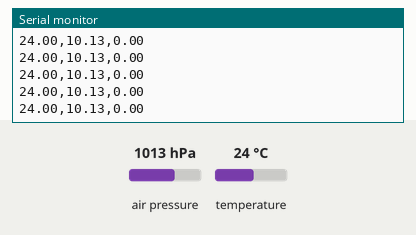
Simulated run of this sketch. Board: Arduino Uno, built with avr-gcc and run on an emulated ATmega328P. Shown: the last lines printed to the serial monitor. Inputs (shaded band) come from the test bench; at power-on: air pressure 1013 hPa, temperature 24 °C. No radio packets arrive unless stated.

Above: at 1.2 s.
1.3 s: air pressure set to 1025 hPa
At 1.47 s:
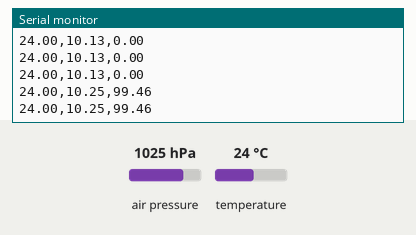
4.3 s: temperature set to 12 °C
At 4.45 s:
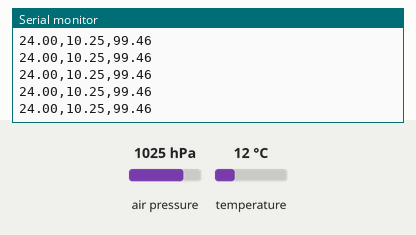
7.3 s: air pressure set to 952 hPa
At 7.42 s:
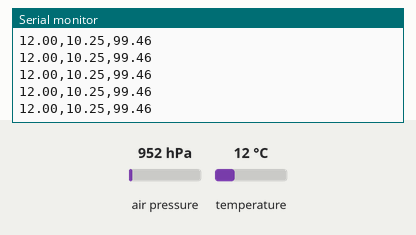
Timing chart, 0 to 10.3 s (numbered marks = the images above; inputs shaded):
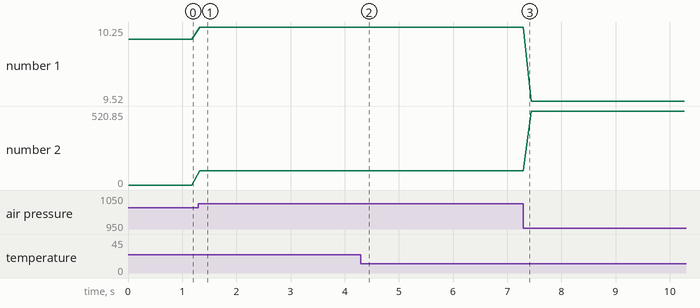

Measured:
- after the input at 1.3 s, the serial monitor: prints a new line at once (image 1)
- plotted number 1: 10.13 → 10.25 after the input at 1.3 s, 10.25 → 9.52 after the input at 7.3 s
- plotted number 2: 0 → 99.46 after the input at 1.3 s, 99.46 → 520.85 after the input at 7.3 s

The sketch:

emisor_1.ino
```cpp
#include <SPI.h>  // incluye libreria SPI para comunicacion con el modulo
#include <RH_NRF24.h> // incluye la seccion NRF24 de la libreria RadioHead
#include <Wire.h>    // incluye libreria de bus I2C
#include <Adafruit_Sensor.h>  // incluye librerias para sensor BMP280
#include <Adafruit_BMP280.h>
RH_NRF24 nrf24;   // crea objeto con valores por defecto para bus SPI
      // y pin digital numero 8 para CE
Adafruit_BMP280 bmp;
float TEMPERATURA;    // variable para almacenar valor de temperatura
float PRESION, P0;    // variables para almacenar valor de presion atmosferica
        // y presion actual como referencia para altitud
float PRESION_1;
float ALTURA,ALTURA1;


String str_presion; // string para almacenar valor de PRESION
String str_temperatura; // string para almacenar valor de temperatura
String str_altura;//string para almacenar valor de altura
String str_datos; // string para almacenar valores separados por coma

void setup()
{
  Serial.begin(9600);   // inicializa monitor serie a 9600 bps
  if (!nrf24.init())    // si falla inicializacion de modulo muestra texto
    Serial.println("fallo de inicializacion");
  if (!nrf24.setChannel(100)) // si falla establecer canal muestra texto
    Serial.println("fallo en establecer canal");
  if (!nrf24.setRF(RH_NRF24::DataRate250kbps, RH_NRF24::TransmitPowerm12dBm)) // si falla opciones
    Serial.println("fallo en opciones RF");           // RF muestra texto


    Serial.println("Iniciando:");      // texto de inicio
  if ( !bmp.begin() ) {       // si falla la comunicacion con el sensor mostrar
    Serial.println("BMP280 no encontrado !"); // texto y detener flujo del programa
    while (1);          // mediante bucle infinito
  }
  P0 = bmp.readPressure()/100;      // almacena en P0 el valor actual de presion
}

void loop()
{
    TEMPERATURA = bmp.readTemperature();  // obtiene y almacena temperatura
    PRESION = bmp.readPressure()/100;   // obtiene y almacena humedad
    PRESION_1=PRESION/100;
    ALTURA=bmp.readAltitude(P0);
//   Serial.println(TEMPERATURA);
//    Serial.println(PRESION);

    if(ALTURA<0)
    {
      ALTURA=ALTURA*-1;
      }
//    Serial.print(ALTURA);
    str_temperatura = String(TEMPERATURA);  // convierte a string valor entero de temperatura
    str_presion = String(PRESION_1);    // convierte a string valor entero de humedad
    str_altura = String(ALTURA);

    str_datos = str_temperatura + "," + str_presion + "," + str_altura;  // concatena valores separados mediante una coma
    Serial.println(str_datos);
    Serial.println(str_datos);
    static char *datos = str_datos.c_str();   // convierte a string en formato de lenguaje C

    nrf24.send((uint8_t *)datos, strlen(datos));  // envia datos
    nrf24.waitPacketSent();       // espera hasta realizado el envio
    delay(100);          // demora de 1 segundo entre envios
}
```
